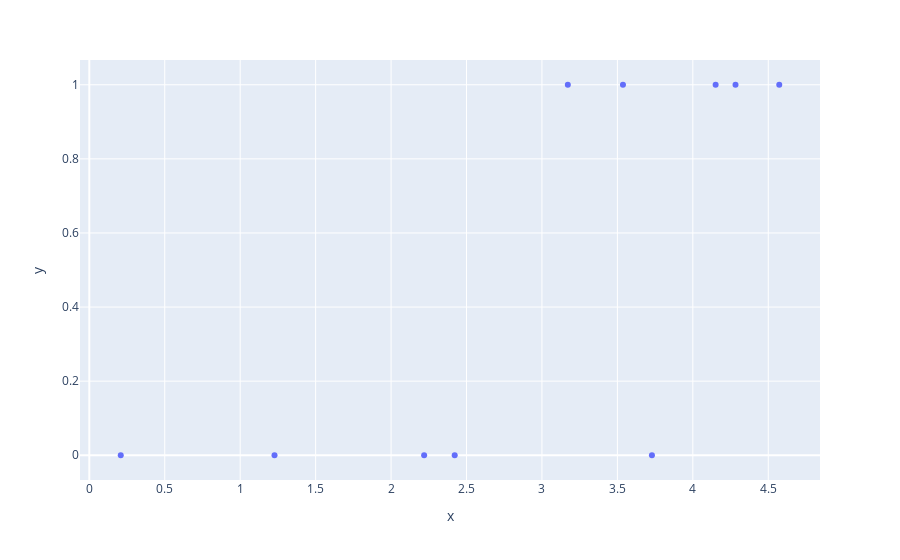

This figure's notebook cell:
### Code cell
fig = go.Figure()

fig = px.scatter(x=x1,y=y1)

fig.show()

### Figure 1 — Plotly figure (JSON) as saved in the notebook; plotly's stock layout.template omitted (floating-point values rounded to 4 significant figures)
{"data": [{"hovertemplate": "x=%{x}<br>y=%{y}<extra></extra>", "legendgroup": "", "marker": {"color": "#636efa", "symbol": "circle"}, "mode": "markers", "name": "", "orientation": "v", "showlegend": false, "type": "scatter", "x": [3.729, 2.422, 1.228, 2.219, 0.2084, 4.283, 3.171, 4.151, 3.537, 4.573], "xaxis": "x", "y": [0, 0, 0, 0, 0, 1, 1, 1, 1, 1], "yaxis": "y"}], "layout": {"legend": {"tracegroupgap": 0}, "margin": {"t": 60}, "xaxis": {"anchor": "y", "domain": [0, 1], "title": {"text": "x"}}, "yaxis": {"anchor": "x", "domain": [0, 1], "title": {"text": "y"}}}}
